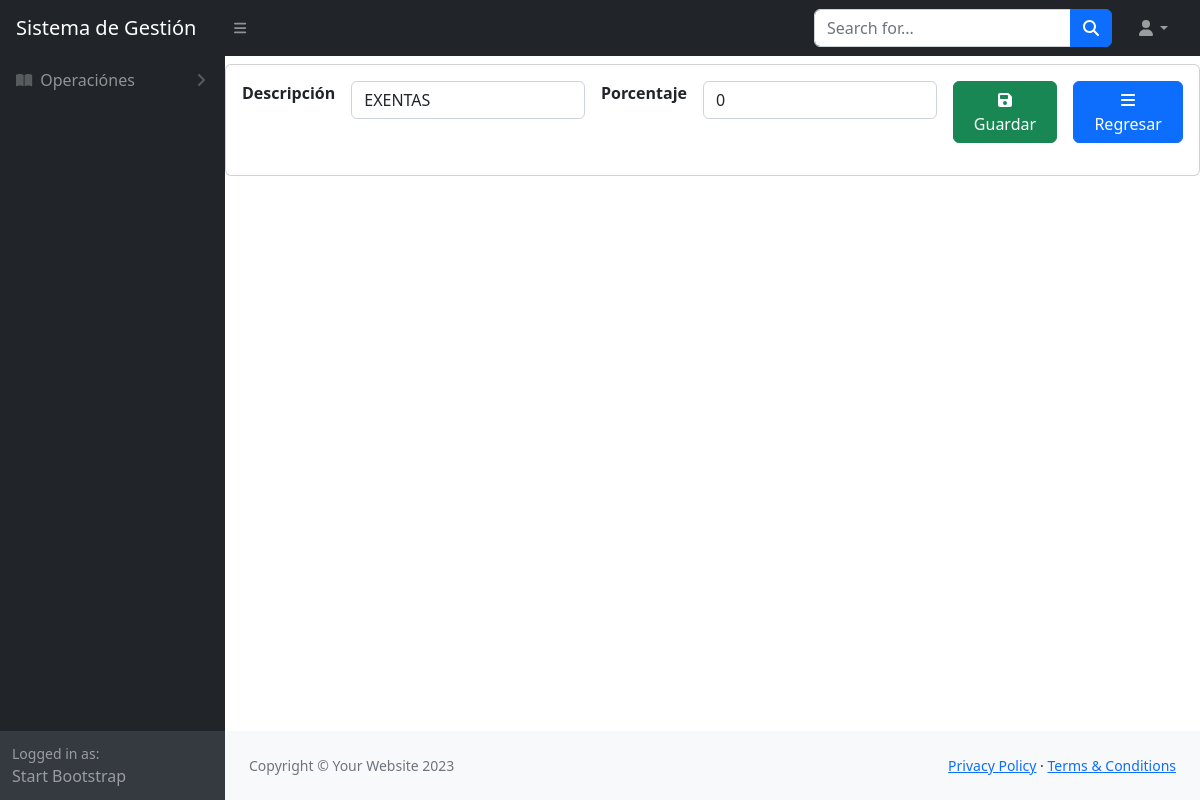
Before: /impuestos/modificar_impuesto/3/ with the older database file.
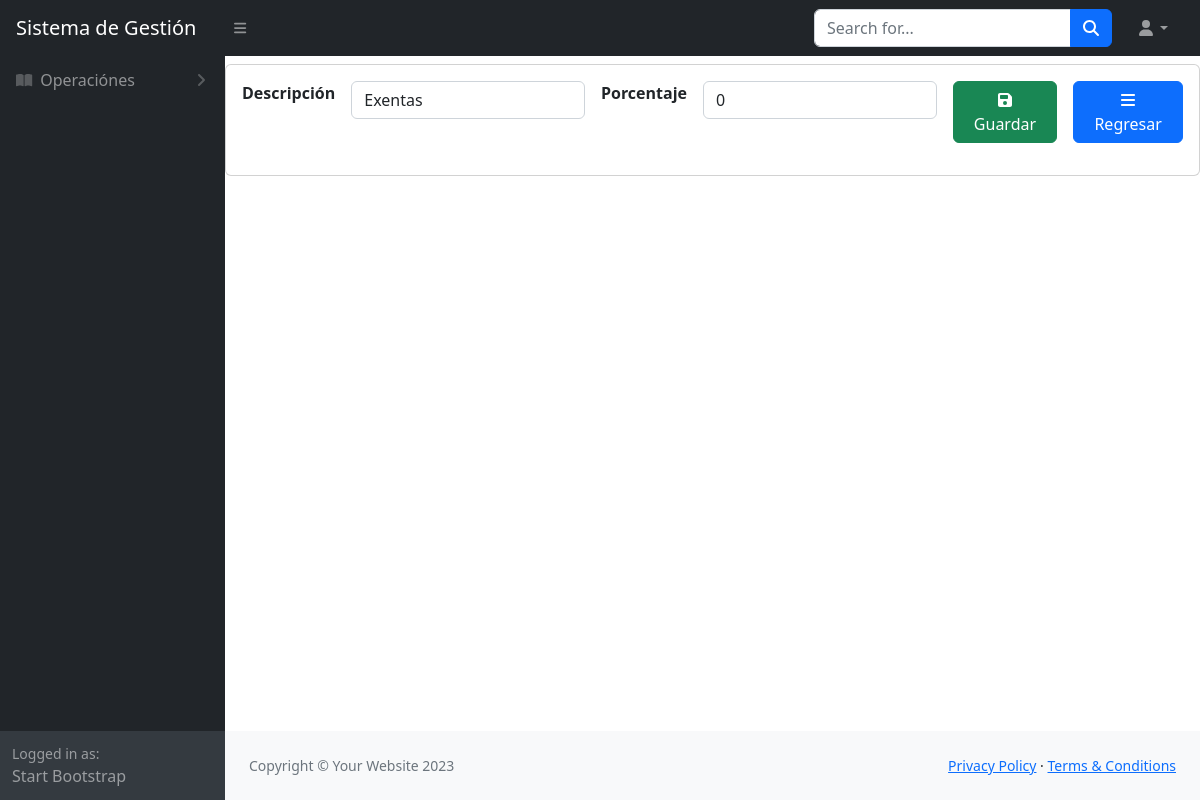
After: the same page with the newer database file.
### impuestos/models.py (models this page shows)
class Impuestos(models.Model):
    descripcion = models.CharField(max_length=250)
    porcentaje = models.PositiveIntegerField()
    estado = models.BooleanField(default=True, blank=True, null=True)

### impuestos/views.py (the view, shortened to what this page needs)
# urls.py: path("modificar_impuesto/<int:id_unidad>/", modificar_impuesto, name="modificar_impuesto"),
def modificar_impuesto(request, id_unidad):
    impuesto_instance = Impuestos.objects.get(id = id_unidad)
    if request.method == 'GET':
        template_ = "nuevo_impuesto.html"
        form = ImpuestosForms(instance= impuesto_instance)
        context = {"titulo": "Modificar Uniadad de Medida", "form": form}
    return render(request, template_name=template_, context=context)

### impuestos/form.py
class ImpuestosForms(forms.ModelForm):
    class Meta:
        model = Impuestos
        fields = [
            "descripcion",
            "porcentaje",
        ]
        widgets = {
        "descripcion": forms.TextInput(attrs={"class": "form-control my-small-input", "type": "text"}),
        "porcentaje": forms.TextInput(attrs={"class": "form-control my-small-input", 'type': 'number'}),
    }

### impuestos/templates/nuevo_impuesto.html (shortened to what this page needs)
{% extends 'index.html' %}
{% load static %}
{% block content %}
<form method="post">
    <div class="card p-2 my-2  mr-2">
        <table class="table table-borderless p-2">
            <tr>
                <th>Descripci&oacute;n</th>
                <td> {{form.descripcion}} </td>
                <th>Porcentaje</th>
                <td> {{form.porcentaje}} </td>
                <th style="text-align: right;"><button class="btn btn-success"><i class="fa-solid fa-floppy-disk"></i> Guardar</button>
                    <th style="text-align: left;">
                        <a href="{% url 'lista_impuesto' %}" class="btn btn-primary"> <i class="fa-solid fa-bars"></i> Regresar</a>
                    </th>
            </tr>
        </table>
    </div>
</form>
{% endblock %}

Changed rows visible on the page:
changed Impuestos: descripcion "EXENTAS" → "Exentas"
